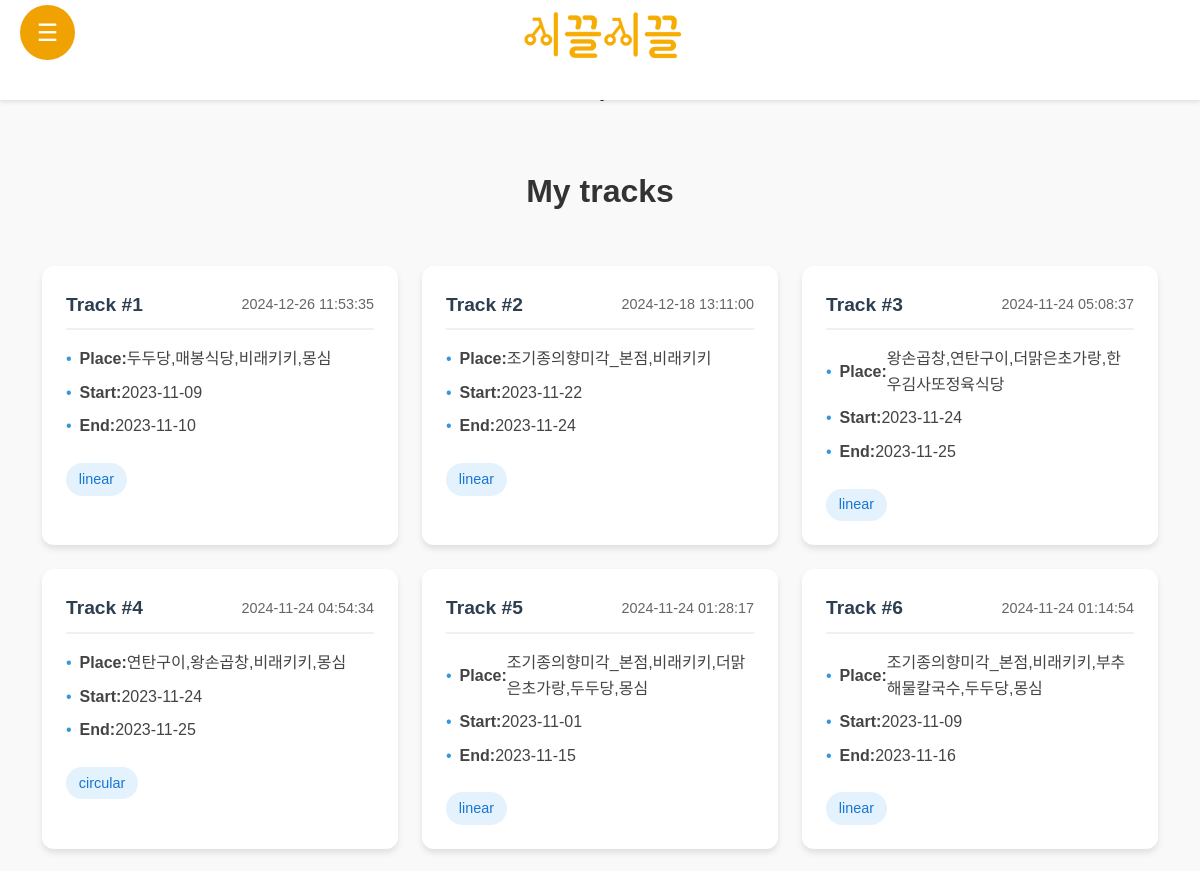
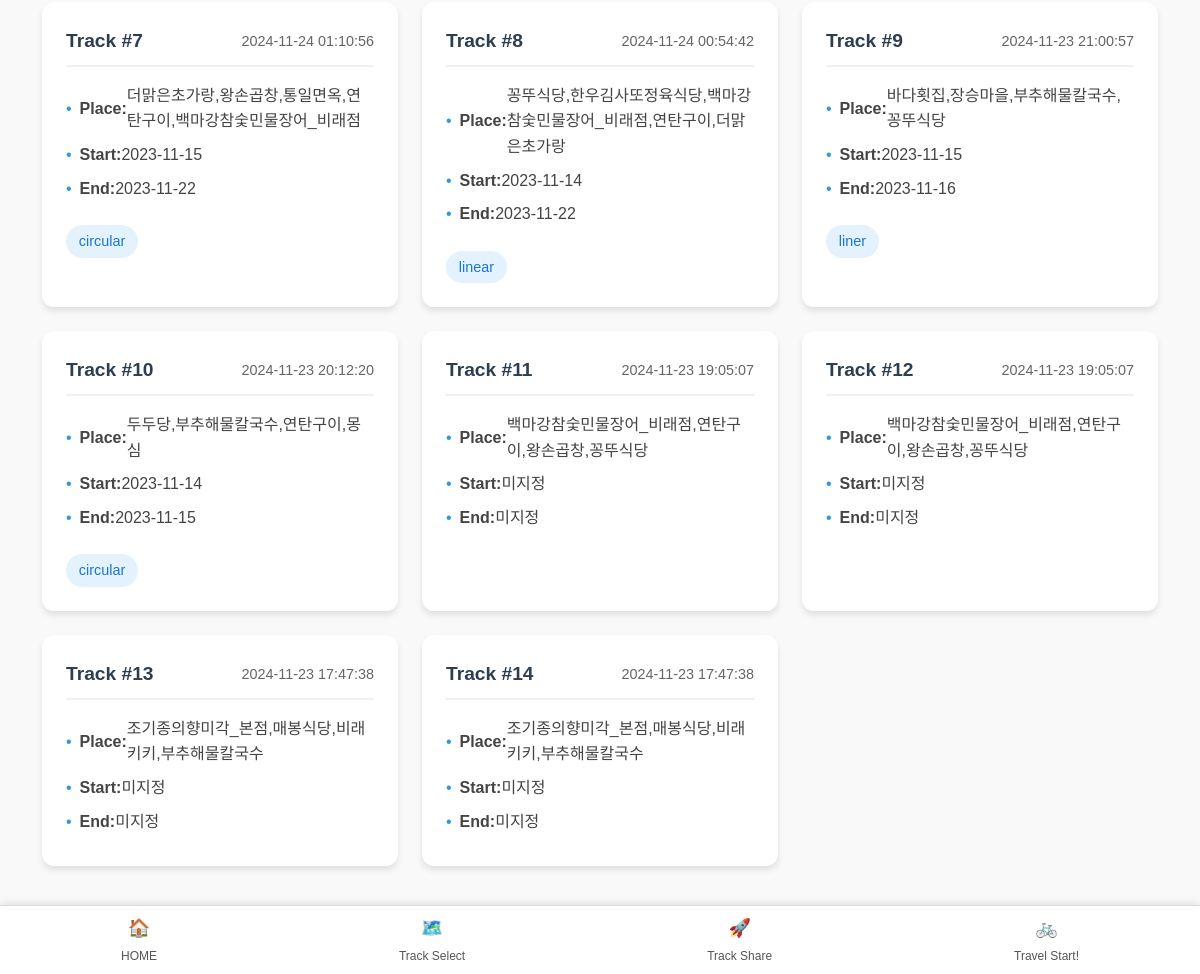
The app's page /track_select (signed in), older data (2 pictures, top to bottom).
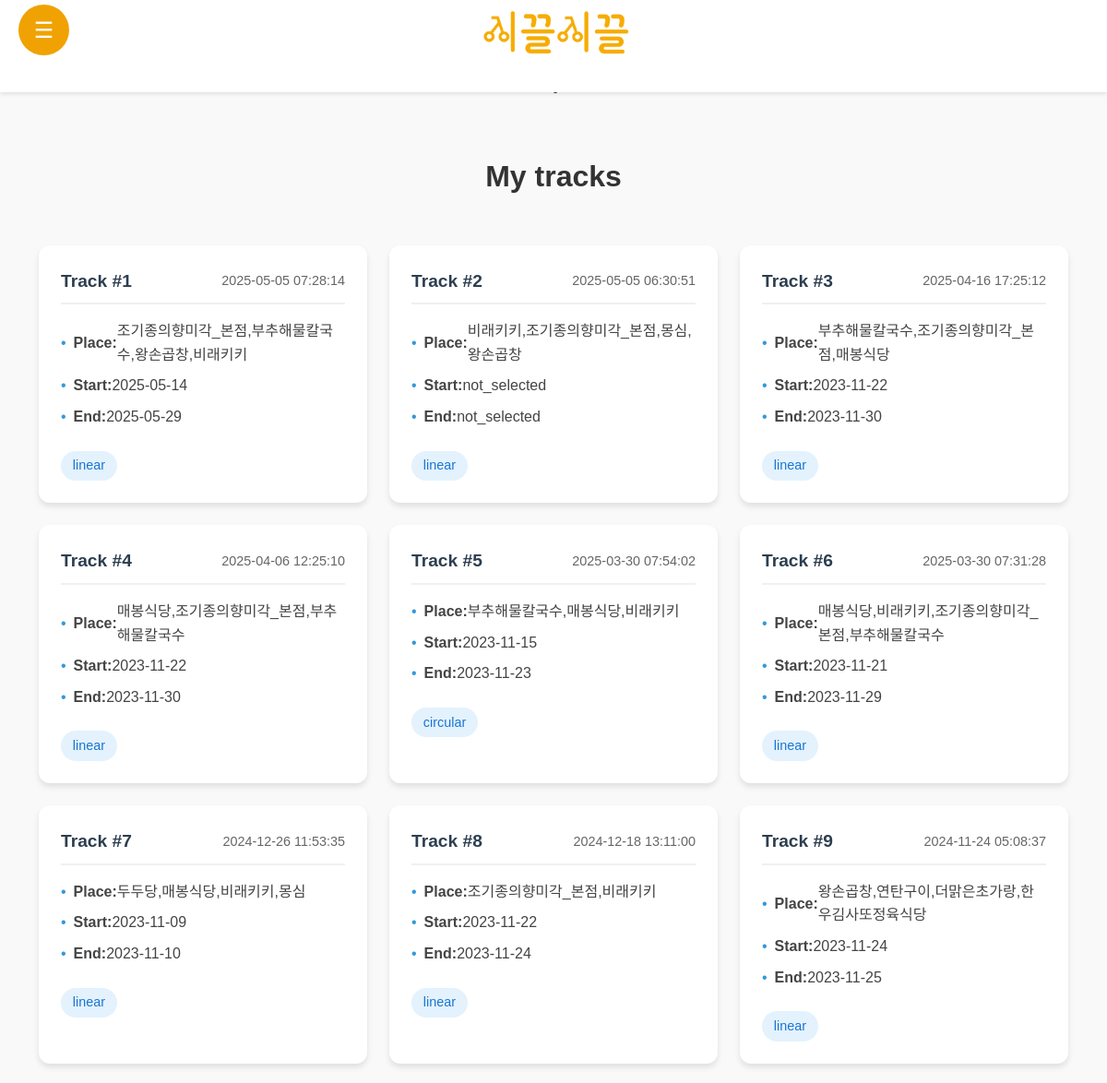
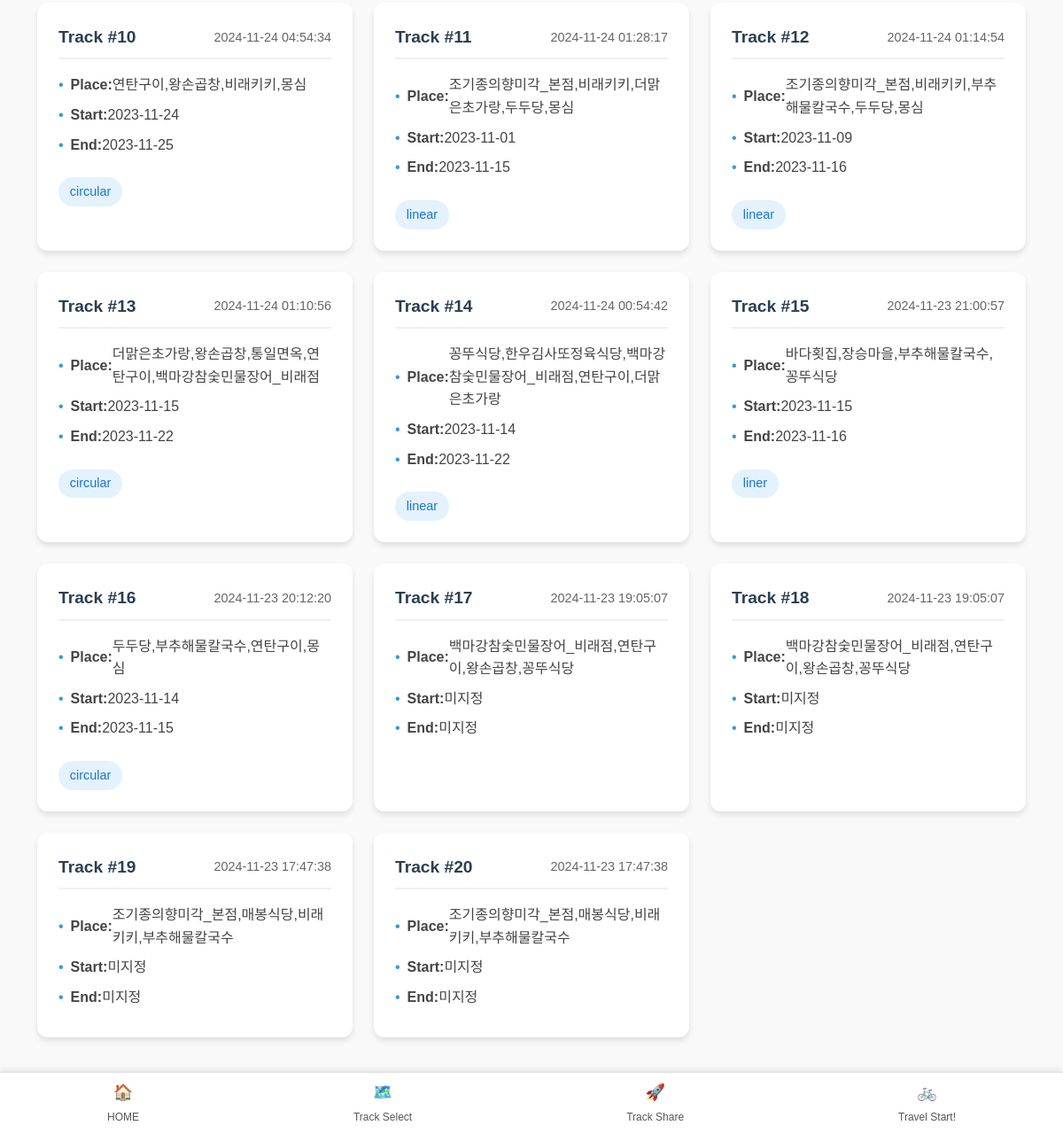
The same page, newer data (2 pictures, top to bottom).
### tables this page shows
CREATE TABLE tracks (
    id INTEGER PRIMARY KEY AUTOINCREMENT,
    user_id INTEGER NOT NULL,
    track_places TEXT NOT NULL,
    created_at TIMESTAMP DEFAULT CURRENT_TIMESTAMP, start_date TEXT, end_date TEXT, track_type TEXT,
    FOREIGN KEY (user_id) REFERENCES accounts(id)
);

### flask_app.py (the view)
@app.route('/track_select')
def track_select():
    if 'loggedin' not in session:
        return redirect(url_for('login'))
    conn = get_logindb_connection()
    cursor = conn.cursor()
    cursor.execute('''
        SELECT id, created_at, track_places, start_date, end_date, track_type
        FROM tracks
        WHERE user_id = ?
        ORDER BY created_at DESC
    ''', (session['id'],))
    tracks = []
    for row in cursor.fetchall():
        tracks.append({
            'id': row[0],
            'created_at': row[1],
            'track_places': row[2],
            'start_date': row[3],
            'end_date': row[4],
            'track_type': row[5]
        })
    conn.close()
    return render_template('track_select.html', tracks=tracks)

### flask_app.py (called while the page is built)
def get_logindb_connection():
    conn = sqlite3.connect(LOGIN_DATABASE_FILE)
    conn.row_factory = sqlite3.Row  # 딕셔너리처럼 결과를 반환하기 위해 추가
    return conn

@app.context_processor
def inject_loggedin_status():
    return {'loggedin': 'loggedin' in session}

@app.before_request
def make_session_permanent():
    session.permanent = True

### templates/track_select.html (shortened to what this page needs)
<!DOCTYPE html>
<html lang="ko">
<head>
    <link rel="stylesheet" href="../static/basic.css">
    <link rel="stylesheet" href="../static/Menu/menu_style.css">
    <link rel="stylesheet" href="../static/Main/main.css">
</head>
<body>
    <header class="header">
        <div class="logo_container">
            <img src="../picture/logo/logo.png" alt="logo" class="logo" />
        </div>
        <div class="hamburger-menu" id="hamburger-menu">
            &#9776;
        </div>
    </header>
    <section class="content">
        <h1 class="page-title">.</h1>
        <h1 class="page-title">`</h1>
        <h1 class="page-title">My tracks</h1>
        <div class="tracks-grid">
            {% if tracks %}
                {% for track in tracks %}
                    <div class="track-card" onclick="location.href='/Journey?track_id={{ track.id }}'">
                        <div class="track-header">
                            <span class="track-number">Track #{{ loop.index }}</span>
                            <span class="track-date">{{ track.created_at }}</span>
                        </div>
                        <div class="track-info">
                            <p><strong>Place:</strong> {{ track.track_places }}</p>
                            <p><strong>Start:</strong> {{ track.start_date or '미지정' }}</p>
                            <p><strong>End:</strong> {{ track.end_date or '미지정' }}</p>
                            {% if track.track_type %}
                                <span class="track-type">{{ track.track_type }}</span>
                            {% endif %}
                        </div>
                    </div>
                {% endfor %}
            {% else %}
                <div class="no-tracks">
                    <p>아직 저장된 트랙이 없습니다.</p>
                    <p>새로운 트랙을 만들어보세요!</p>
                </div>
            {% endif %}
        </div>
    </section>
    <nav class="bottom_nav">
        <a href="/Main" class="nav_item home_button">
            <span class="nav_icon">🏠</span>
            <p>HOME</p>
        </a>
        <a href="/Or" class="nav_item">
            <span class="nav_icon">🗺️</span>
            <p>Track Select</p>
        </a>
        <a href="/index" class="nav_item">
            <span class="nav_icon">🚀</span>
            <p>Track Share</p>
        </a>
        <a href="../track_select" class="nav_item">
            <span class="nav_icon">🚲</span>
            <p>Travel Start!</p>
        </a>
    </nav>
</body>
</html>

Row changes from the older to the newer data that the page shows:
added tracks: created_at "2025-05-05 07:28:14", track_places "조기종의향미각_본점,부추해물칼국수,왕손곱창,비래키키", start_date "2025-05-14", end_date "2025-05-29", track_type "linear"
added tracks: created_at "2025-05-05 06:30:51", track_places "비래키키,조기종의향미각_본점,몽심,왕손곱창", start_date "not_selected", end_date "not_selected", track_type "linear"
added tracks: created_at "2025-04-16 17:25:12", track_places "부추해물칼국수,조기종의향미각_본점,매봉식당", start_date "2023-11-22", end_date "2023-11-30", track_type "linear"
added tracks: created_at "2025-04-06 12:25:10", track_places "매봉식당,조기종의향미각_본점,부추해물칼국수", start_date "2023-11-22", end_date "2023-11-30", track_type "linear"
added tracks: created_at "2025-03-30 07:54:02", track_places "부추해물칼국수,매봉식당,비래키키", start_date "2023-11-15", end_date "2023-11-23", track_type "circular"
added tracks: created_at "2025-03-30 07:31:28", track_places "매봉식당,비래키키,조기종의향미각_본점,부추해물칼국수", start_date "2023-11-21", end_date "2023-11-29", track_type "linear"
